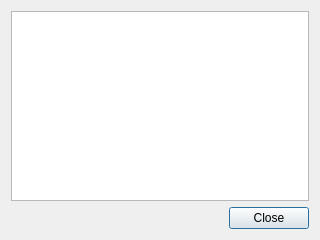
<?xml version="1.0" encoding="UTF-8"?>
<ui version="4.0">
 <class>updateFileDialog</class>
 <widget class="QDialog" name="updateFileDialog">
  <property name="geometry">
   <rect>
    <x>0</x>
    <y>0</y>
    <width>320</width>
    <height>240</height>
   </rect>
  </property>
  <property name="windowTitle">
   <string>Salamandre - synchronisation</string>
  </property>
  <layout class="QVBoxLayout" name="verticalLayout">
   <item>
    <widget class="QTextEdit" name="textEdit_progressGetFile">
     <property name="readOnly">
      <bool>true</bool>
     </property>
    </widget>
   </item>
   <item>
    <widget class="QDialogButtonBox" name="buttonBox">
     <property name="standardButtons">
      <set>QDialogButtonBox::Close</set>
     </property>
    </widget>
   </item>
  </layout>
 </widget>
 <resources/>
 <connections/>
</ui>
